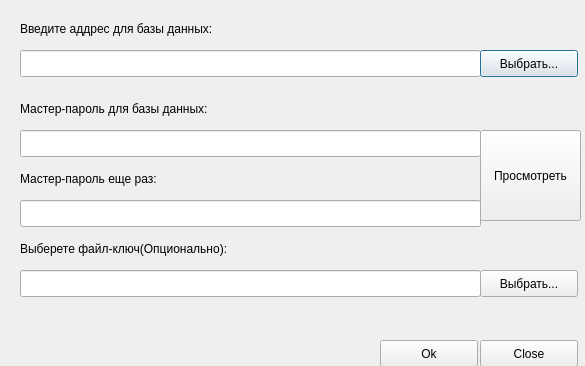
<?xml version="1.0" encoding="UTF-8"?>
<ui version="4.0">
 <class>Dialog</class>
 <widget class="QDialog" name="Dialog">
  <property name="geometry">
   <rect>
    <x>0</x>
    <y>0</y>
    <width>585</width>
    <height>366</height>
   </rect>
  </property>
  <property name="minimumSize">
   <size>
    <width>585</width>
    <height>366</height>
   </size>
  </property>
  <property name="maximumSize">
   <size>
    <width>585</width>
    <height>16777215</height>
   </size>
  </property>
  <property name="windowTitle">
   <string>Cоздать базу данных</string>
  </property>
  <widget class="QLineEdit" name="addr">
   <property name="geometry">
    <rect>
     <x>20</x>
     <y>50</y>
     <width>461</width>
     <height>27</height>
    </rect>
   </property>
  </widget>
  <widget class="QLabel" name="label">
   <property name="geometry">
    <rect>
     <x>20</x>
     <y>20</y>
     <width>241</width>
     <height>17</height>
    </rect>
   </property>
   <property name="text">
    <string>Введите аддрес для базы данных:</string>
   </property>
  </widget>
  <widget class="QPushButton" name="crt_base">
   <property name="geometry">
    <rect>
     <x>480</x>
     <y>50</y>
     <width>98</width>
     <height>27</height>
    </rect>
   </property>
   <property name="text">
    <string>Выбрать...</string>
   </property>
  </widget>
  <widget class="QPushButton" name="ch_k_f">
   <property name="geometry">
    <rect>
     <x>480</x>
     <y>270</y>
     <width>98</width>
     <height>27</height>
    </rect>
   </property>
   <property name="text">
    <string>Выбрать...</string>
   </property>
  </widget>
  <widget class="QLineEdit" name="key_file">
   <property name="geometry">
    <rect>
     <x>20</x>
     <y>270</y>
     <width>461</width>
     <height>27</height>
    </rect>
   </property>
  </widget>
  <widget class="QLabel" name="label_2">
   <property name="geometry">
    <rect>
     <x>20</x>
     <y>240</y>
     <width>271</width>
     <height>17</height>
    </rect>
   </property>
   <property name="text">
    <string>Выберете файл-ключ(Опционально):</string>
   </property>
  </widget>
  <widget class="QLineEdit" name="pwd">
   <property name="geometry">
    <rect>
     <x>20</x>
     <y>130</y>
     <width>461</width>
     <height>27</height>
    </rect>
   </property>
   <property name="echoMode">
    <enum>QLineEdit::Password</enum>
   </property>
  </widget>
  <widget class="QLabel" name="label_3">
   <property name="geometry">
    <rect>
     <x>20</x>
     <y>100</y>
     <width>241</width>
     <height>17</height>
    </rect>
   </property>
   <property name="text">
    <string>Мастер-пароль для базы данных:</string>
   </property>
  </widget>
  <widget class="QLabel" name="label_4">
   <property name="geometry">
    <rect>
     <x>20</x>
     <y>170</y>
     <width>241</width>
     <height>17</height>
    </rect>
   </property>
   <property name="text">
    <string>Мастер-пароль еще раз:</string>
   </property>
  </widget>
  <widget class="QLineEdit" name="repwd">
   <property name="geometry">
    <rect>
     <x>20</x>
     <y>200</y>
     <width>461</width>
     <height>27</height>
    </rect>
   </property>
   <property name="echoMode">
    <enum>QLineEdit::Password</enum>
   </property>
  </widget>
  <widget class="QPushButton" name="view_pwd">
   <property name="geometry">
    <rect>
     <x>480</x>
     <y>130</y>
     <width>101</width>
     <height>91</height>
    </rect>
   </property>
   <property name="text">
    <string>Просмотреть</string>
   </property>
  </widget>
  <widget class="QPushButton" name="cls_btn">
   <property name="geometry">
    <rect>
     <x>480</x>
     <y>340</y>
     <width>98</width>
     <height>27</height>
    </rect>
   </property>
   <property name="text">
    <string>Close</string>
   </property>
  </widget>
  <widget class="QPushButton" name="ok_btn">
   <property name="geometry">
    <rect>
     <x>380</x>
     <y>340</y>
     <width>98</width>
     <height>27</height>
    </rect>
   </property>
   <property name="text">
    <string>Ok</string>
   </property>
  </widget>
 </widget>
 <resources/>
 <connections/>
</ui>
